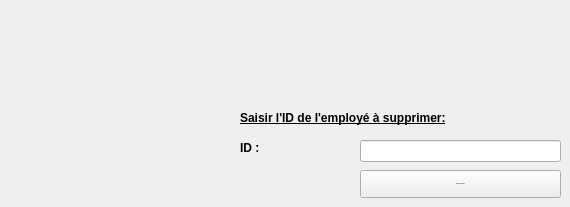
    <widget class="QWidget" name="tab_11">
     <attribute name="title">
      <string>Supprimer un employe</string>
     </attribute>
     <widget class="QLabel" name="reference_sup">
      <property name="geometry">
       <rect>
        <x>240</x>
        <y>140</y>
        <width>101</width>
        <height>16</height>
       </rect>
      </property>
      <property name="font">
       <font>
        <pointsize>9</pointsize>
        <weight>75</weight>
        <bold>true</bold>
        <underline>false</underline>
       </font>
      </property>
      <property name="text">
       <string>ID :</string>
      </property>
     </widget>
     <widget class="QPushButton" name="supprimer">
      <property name="geometry">
       <rect>
        <x>360</x>
        <y>170</y>
        <width>201</width>
        <height>28</height>
       </rect>
      </property>
      <property name="font">
       <font>
        <pointsize>-1</pointsize>
       </font>
      </property>
      <property name="text">
       <string>Supprimer l'employé</string>
      </property>
     </widget>
     <widget class="QLineEdit" name="reference_sup_e">
      <property name="geometry">
       <rect>
        <x>360</x>
        <y>140</y>
        <width>201</width>
        <height>22</height>
       </rect>
      </property>
     </widget>
     <widget class="QLabel" name="label_20">
      <property name="geometry">
       <rect>
        <x>240</x>
        <y>110</y>
        <width>321</width>
        <height>16</height>
       </rect>
      </property>
      <property name="font">
       <font>
        <pointsize>9</pointsize>
        <weight>75</weight>
        <bold>true</bold>
        <underline>true</underline>
       </font>
      </property>
      <property name="text">
       <string>Saisir l'ID de l'employé à supprimer:</string>
      </property>
     </widget>
    </widget>
